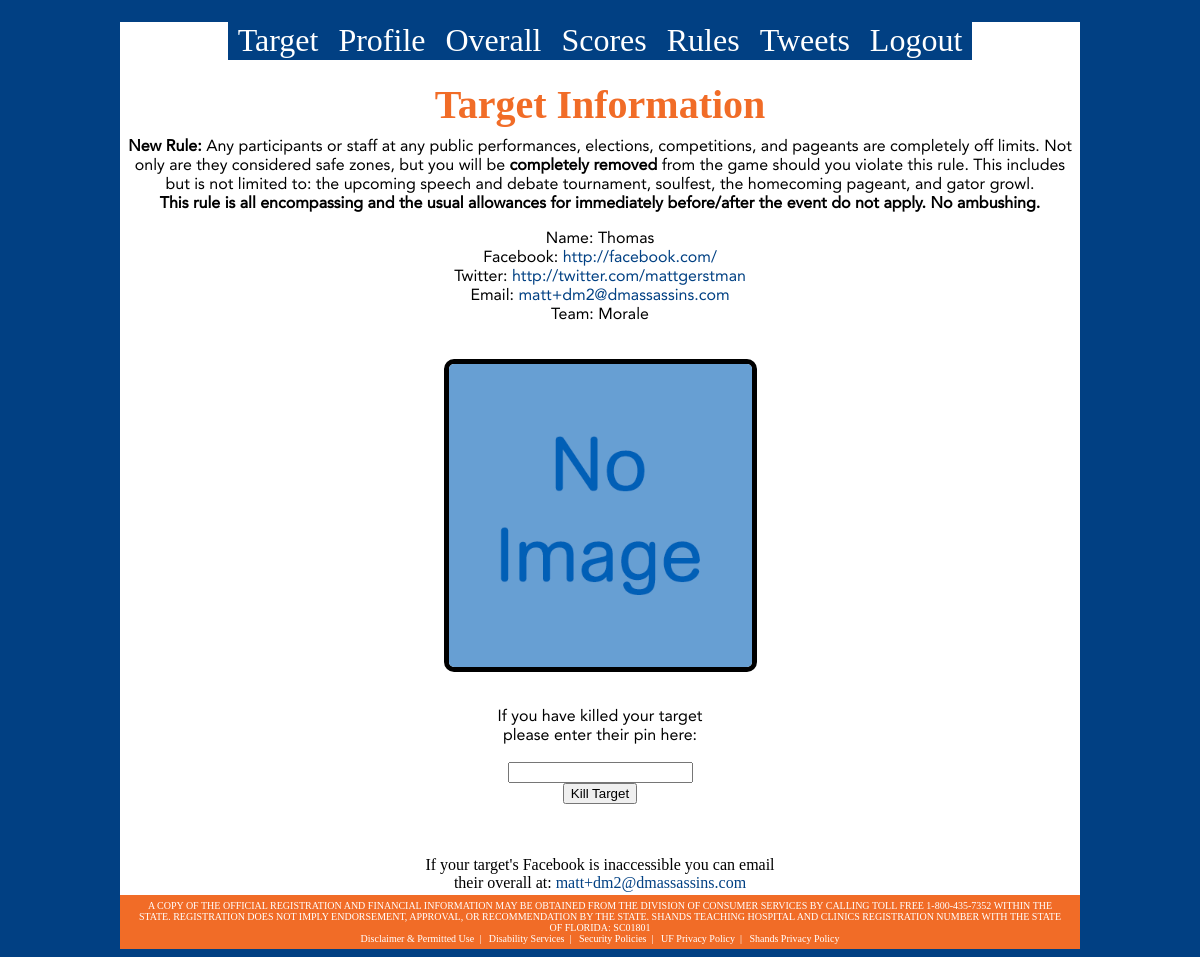
Page /index.php (signed in) on the committed database.
### tables this page shows
CREATE TABLE `users` (
  `pin` smallint(3) NOT NULL,
  `username` int(11) DEFAULT NULL,
  `name` text,
  `email` text,
  `mailed` tinyint(1) DEFAULT '0',
  `facebook` text,
  `twitter` text,
  `img` text,
  `team` int(11) DEFAULT '-5',
  `usertype` int(11) DEFAULT '0',
  `killed` int(11) DEFAULT '0',
  `alive` tinyint(1) DEFAULT '1',
  `target` smallint(3) DEFAULT NULL,
  `targetted` tinyint(1) DEFAULT NULL,
  `time` timestamp NOT NULL DEFAULT CURRENT_TIMESTAMP ON UPDATE CURRENT_TIMESTAMP,
  `showbutton` tinyint(1) DEFAULT '1',
  `changed` tinyint(1) DEFAULT '0',
  `lastkilled` time DEFAULT NULL,
  `lat` text,
  `long` text,
  `timetodeath` datetime DEFAULT NULL,
  `timetodeathb` datetime DEFAULT NULL,
  `sneakPeak` int(1) DEFAULT '0',
  PRIMARY KEY (`pin`),
  UNIQUE KEY `username` (`username`)
);

### connectToServer.php (called while the page is built, shortened)
<?php
function connect()
{
	$username = "root";
}
?>

### getTeam.php (called while the page is built, shortened)
<?php
function getTeam($teamNum)
{
	switch ($teamNum)
	{
		case	9	: $outputTeam = "Morale"; break;
	}
	return $outputTeam;
}
?>

### index.php (the view, shortened to what this page needs)
<?php
include('getTeam.php');
include("dashboard.php");
?>
<html>
<head>
<link href="styles.css" rel="stylesheet" type="text/css" />
</head>
<body>
<div class="container">
<?php
	$table = "users";
include_once("connectToServer.php");
	$result = mysql_query("SELECT * FROM $table where username =$username");
	$target = mysql_result($result,0, "target");
	$myPin = mysql_result($result,0, "pin");
	if ($target)
	{
		$targetInfo = mysql_query("SELECT target FROM $table where pin=$target");
		$targetTarget = mysql_result($targetInfo,0,"target");
	}
	else
	{
		$targetTarget = 0;
	}
	if (($target) && ($targetTarget != $myPin))
	{
		echo("<h1>Target Information</h1>");
?>
	<p style="margin:0 5px"><b>New Rule:</b> Any participants or staff at any public performances, elections, competitions, and pageants are completely off limits. Not only are they considered safe zones, but you will be <b>completely removed</b> from the game should you violate this rule. This includes but is not limited to: the upcoming speech and debate tournament, soulfest, the homecoming pageant, and gator growl.<br /><b>This rule is all encompassing and the usual allowances for immediately before/after the event do not apply. No ambushing.</b></p>
<?php
		$result = mysql_query("SELECT * FROM $table where pin = $target");
		$targetName = mysql_result($result,0,"name");
		$targetFacebook = mysql_result($result,0,"facebook");
		$targetEmail = mysql_result($result,0,"email");
		$targetTwitter = mysql_result($result,0,"twitter");
		$team = mysql_result($result,0,"team");
		$img =  mysql_result($result,0,"img");
		$outputTeam = getTeam($team);
		echo("<div id='info'><p>Name: ".$targetName);
		echo('<br />Facebook: <a href="http://facebook.com/'.$targetFacebook.'">http://facebook.com/'.$targetFacebook.'</a>');
		if (strlen($targetTwitter))
			echo('<br />Twitter: <a href="http://twitter.com/'.$targetTwitter.'">http://twitter.com/'.$targetTwitter.'</a>');
		echo('<br />Email: <a href="mailto:'.$targetEmail.'">'.$targetEmail.'</a>');
		echo('<br />Team: '.$outputTeam.'</p>');
		$overallResult = mysql_query("Select * FROM users where usertype=1 and team=$team");
		if (mysql_num_rows($overallResult))
			$overallEmail = mysql_result($overallResult,0,"email");
		else
			$overallEmail = "sanchezj@floridadm.org";
		if ($img)
			echo('<br /><img src ="uploads/'.$img.'" class="overall_img" />');
		else
			echo('<br />Your target has not uploaded a picture yet.');
		echo('</div><p>
		If you have killed your target<br />
		please enter their pin here:</p>
		<form action="killTarget.php" method="post">
		<input type="text" name="targetPin" /><br />
		<input type="submit" value="Kill Target" /></form><br /><br />');
		echo("If your target's Facebook is inaccessible you can email<br /> their overall at: <a href='mailto:$overallEmail'>$overallEmail</a>");
	}
?>
<?php
echo('<br/>');
echo('<br/>');
?>
</div>
<div class="footer">
	<div class="footer_content">
		A COPY OF THE OFFICIAL REGISTRATION AND FINANCIAL INFORMATION MAY BE OBTAINED FROM THE DIVISION OF CONSUMER SERVICES BY CALLING TOLL FREE 1-800-435-7352 WITHIN THE STATE. REGISTRATION DOES NOT IMPLY ENDORSEMENT, APPROVAL, OR RECOMMENDATION BY THE STATE. SHANDS TEACHING HOSPITAL AND CLINICS REGISTRATION NUMBER WITH THE STATE OF FLORIDA: SC01801<br />
		<div class="footer_spacing">
			<a href="http://www.health.ufl.edu/disclaimer.shtml">Disclaimer & Permitted Use</a>&nbsp;&nbsp;|&nbsp;&nbsp;
			<a href="http://www.ufl.edu/disability/">Disability Services</a>&nbsp;&nbsp;|&nbsp;&nbsp;
			<a href="https://security.health.ufl.edu">Security Policies</a>&nbsp;&nbsp;|&nbsp;&nbsp;
			<a href="http://privacy.ufl.edu/privacystatement.html">UF Privacy Policy</a>&nbsp;&nbsp;|&nbsp;&nbsp;
			<a href="http://www.shands.org/terms.asp">Shands Privacy Policy</a>
		</div>
	</div>
</div>
</body>
</html>

### styles.css (style rules this page uses)
body { background: url('http://floridadm.org/view.image?id=1101') repeat-x #014083; font-family: AGReg; }
.container { margin: 0px auto; margin-top: 22px; margin-bottom: -20px; width: 960px; background-color:#FFFFFF; overflow: hidden; text-align: center; }
h1 { text-align:center; margin:20 0 10px 0; font-size:2.5em; font-family:AGMed; color:#f16c27; }
a { color:#014083; text-decoration:none; }
p { font-family:AvenirLight; }
.footer { margin:0 auto; background-color: #f16c27; width: 960px; margin-top: 5px; }
.footer_content { margin: 0px auto; width: 930px; color: #ffffff; font-size: 10px; text-align: center; padding-top: 5px; padding-bottom: 5px; }
.footer_content a { margin: 0px auto; width: 930px; color: #ffffff; font-size: 10px; text-align: center; text-decoration: none; }
.overall_img { width:303px; margin-bottom:20px; border:5px solid; border-radius:10px; }

### rows in the picture
users: name "Thomas", twitter "mattgerstman", email "matt+dm2@dmassassins.com", team "Morale", img (placeholder picture)
users: email "matt+dm2@dmassassins.com"
